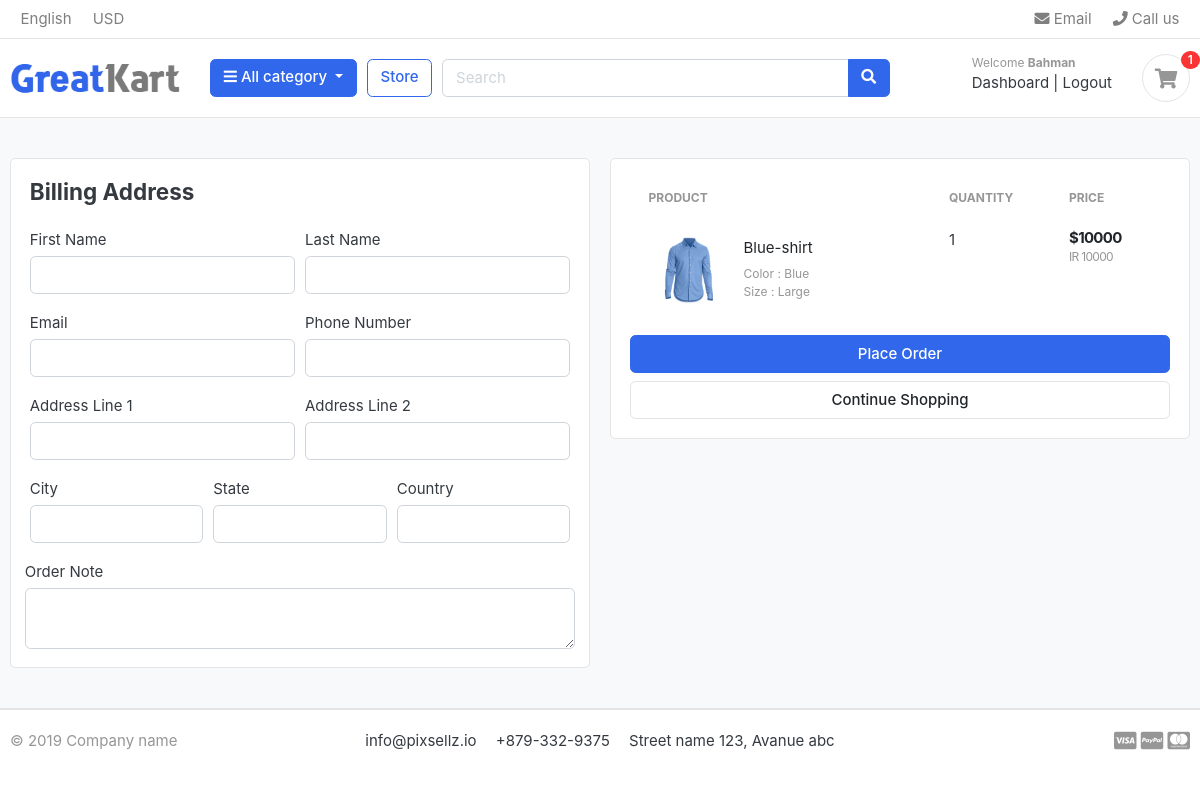
Page /carts/checkout/ (signed in) on the committed database.
### eshop_Accounts/models.py (models this page shows, shortened)
class Account(AbstractBaseUser):
    first_name      = models.CharField(max_length=50,verbose_name='نام ')
    last_name       = models.CharField(max_length=50,verbose_name='فامیل ')
    username        = models.CharField(max_length=50, unique=True,verbose_name='نام کاربری ')
    email           = models.EmailField(max_length=100, unique=True,verbose_name='ایمیل ')
    phone_number    = models.CharField(max_length=50,verbose_name='همراه ')
    date_joined     = models.DateTimeField(auto_now_add=True,verbose_name='تاریخ عضویت ')
    last_login      = models.DateTimeField(auto_now_add=True,verbose_name='آخرین ورود ')
    is_admin        = models.BooleanField(default=False,verbose_name='ادمین ')
    is_staff        = models.BooleanField(default=False,verbose_name='کارکنان سایت ')
    is_active        = models.BooleanField(default=False,verbose_name='فعال است ')
    is_superadmin        = models.BooleanField(default=False,verbose_name='ادمین کل ')
    USERNAME_FIELD = 'email'
    REQUIRED_FIELDS = ['username', 'first_name', 'last_name']
    objects = MyAccountManager() # WE USING  THE MY ACCOUNT MANAGER
    class Meta:
        verbose_name= 'کاربر'
        verbose_name_plural='کاربران'

### eshop_Cart/models.py (models this page shows, shortened)
class CartItem(models.Model):
    user      =models.ForeignKey(Account,on_delete=models.CASCADE ,null=True)
    product   =models.ForeignKey(Product,on_delete=models.CASCADE,verbose_name='محصول ')
    variations =models.ManyToManyField(Variation,blank=True,verbose_name='تنوع محصول با کدام آیتم')
    cart      =models.ForeignKey(Cart,on_delete=models.CASCADE,verbose_name='سبد خرید ',null=True)
    quantity  =models.IntegerField(verbose_name='تعداد ')
    is_active =models.BooleanField(default=True,verbose_name='فعال/غیرفعال ')
    class Meta:
        verbose_name = 'محصول به سبد خرید '
        verbose_name_plural = 'محصولات سبد خرید'
    def sub_total(self):
        return self.product.price * self.quantity

### eshop_Store/models.py (models this page shows, shortened)
class Product(models.Model):
    product_name        =models.CharField(max_length=200,unique=True,verbose_name='نام محصول ')
    slug                =models.SlugField(max_length=200,unique=True,verbose_name='آدرس اسلاگ ')
    description         =models.TextField(max_length=500,blank=True,verbose_name='توضیحات محصول ')
    price               =models.IntegerField(verbose_name='قیمت محصول ')
    images              =models.ImageField(upload_to='photos/products',verbose_name='تصویر محصول ')
    stock               =models.IntegerField(verbose_name=' تعداد کالا در انبار ')
    is_available        =models.BooleanField(default=True,verbose_name='موجود بودن کالا')
    category            =models.ForeignKey(Category,on_delete=models.CASCADE,verbose_name='دسته بندی محصول ')
    created_data        =models.DateTimeField(auto_now_add=True,verbose_name='تاریخ ایجاد ')
    modified_data       =models.DateTimeField(auto_now=True,verbose_name=' تاریخ ویرایش ')
    def __str__(self):
        return self.product_name
    def get_url(self):
        return reverse('product_detail',args=[self.category.slug ,self.slug])
    class Meta:
        verbose_name = 'محصول'
        verbose_name_plural ='محصولات'

class Variation(models.Model):
    product             = models.ForeignKey(Product,on_delete=models.CASCADE,verbose_name='کدام محصول (تنوع) دارد')
    variation_category  =models.CharField(max_length=100,choices=variation_category_choice,verbose_name='دسته بندی (نوع) بر اساس رنگ - سایز')
    variation_value     = models.CharField(max_length=100,verbose_name='نوع تنوع محصول(مثال : color-آبی) ')
    is_active           = models.BooleanField(default=True,verbose_name='فعال/غیر فعال')
    created_data        =models.DateTimeField(auto_now=True,verbose_name='تاریخ ایجاد')
    objects =VariationManger() # RELATED WHIT UP CLASS
    class Meta:
        verbose_name = 'نوع'
        verbose_name_plural ='نوع محصول (براساس : رنگ - سایز ) '

### eshop_Cart/views.py (the view)
# urls.py: path('checkout/',views.checkout,name='checkout'),
@login_required(login_url='login_user')
def checkout(request,total=0,quantity=0,cart_items=None):
    try:
        tax = 0
        grand_total = 0
        if request.user.is_authenticated:
            cart_items = CartItem.objects.filter(user=request.user, is_active=True)
        else:
            cart = Cart.objects.get(cart_id=_cart_id(request))
            cart_items = CartItem.objects.filter(cart=cart, is_active=True)
        for cart_item in cart_items:
            total += (cart_item.product.price * cart_item.quantity)
            quantity += cart_item.quantity
        tax = (2 * quantity) / 100
        grand_total = total + tax
    except ObjectDoesNotExist:
        pass
    context = {
        'total': total,
        'quantity': quantity,
        'cart_items': cart_items,
        'tax': tax,
        'grand_total': grand_total,
    }
    return render(request,'shared/eshop_store/checkout.html',context)

### templates/shared/eshop_store/checkout.html (shortened to what this page needs)
{% extends 'shared/HomeBase.html' %}
{% load static %}
{% block content %}
    <section class="section-content padding-y bg">
        <div class="container">
                <div class="row">
                <aside class="col-lg-6">
                    <div class="card">
                        <div class="card-body">
                            <h4 class="card-title mb-4">
                                Billing Address
                            </h4>
                            <form action="{% url 'place_order' %}" method="POST">
                                <div class="form-row">
                                    <div class="col form-group">
                                        <label for="">First Name</label>
                                        <input type="text" name="first_name" class="form-control" required>
                                    </div>
                                     <div class="col form-group">
                                        <label for="">Last Name</label>
                                        <input type="text" name="last_name" class="form-control" required>
                                    </div>
                                </div>
                                <div class="form-row">
                                    <div class="col form-group">
                                        <label for="">Email</label>
                                        <input type="email" name="email" class="form-control" required>
                                    </div>
                                     <div class="col form-group">
                                        <label for="">Phone Number</label>
                                        <input type="text" name="phone" class="form-control" required>
                                    </div>
                                </div>
                                <div class="form-row">
                                    <div class="col form-group">
                                        <label for="">Address Line 1</label>
                                        <input type="text" name="address_line_1" class="form-control" required>
                                    </div>
                                     <div class="col form-group">
                                        <label for="">Address Line 2</label>
                                        <input type="text" name="address_line_2" class="form-control">
                                    </div>
                                </div>
                                <div class="form-row">
                                    <div class="col form-group">
                                        <label for="">City</label>
                                        <input type="text" name="city" class="form-control" required>
                                    </div>
                                     <div class="col form-group">
                                        <label for="">State</label>
                                        <input type="text" name="state" class="form-control" required>
                                    </div>
                                     <div class="col form-group">
                                        <label for="">Country</label>
                                        <input type="text" name="country" class="form-control" required>
                                    </div>
                                    </div>
                                    <div class="form-row">
                                        <label for="">Order Note</label>
                                        <textarea name="order_note" rows="2" class="form-control"></textarea>
                                    </div>
                        </div>
                    </div>
                </aside>
                <aside class="col-lg-6">
                    <div class="card">
                        <div class="card-body">
                            <table class="table table-borderless table-shopping-cart">
                            <thead class="text-muted">
                            <tr class="small text-uppercase">
                                <th scope="col">Product</th>
                                <th scope="col" width="120">Quantity</th>
                                <th scope="col" width="120">Price</th>
                            </tr>
                            </thead>
                            <tbody>
                            {% for cart_item in cart_items %}
                                <tr>
                                    <td>
                                        <figure class="itemside align-items-center">
                                            <div class="aside"><a href="{{ cart_item.product.get_url }}"><img
                                                    src="{{ cart_item.product.images.url }}"
                                                    class="img-sm">
                                            </a></div>
                                            <figcaption class="info">
                                                <a href="{{ cart_item.product.get_url }}"
                                                   class="title text-dark">{{ cart_item.product }}</a>
                                                <p class="text-muted small">
                                                    {% if cart_item.variations.all %}
                                                        {% for item in cart_item.variations.all %}
                                                            {{ item.variation_category |capfirst }} :
                                                            {{ item.variation_value |capfirst }} <br>
                                                         {% endfor %}
                                                    {% endif %}
                                                </p>
                                            </figcaption>
                                        </figure>
                                    </td>
                                    <td>
                                        <label for="">{{ cart_item.quantity }}</label>
                                    </td>
                                    <td>
                                        <div class="price-wrap">
                                            <var class="price">${{ cart_item.sub_total }}</var>
                                            <small class="text-muted"> IR {{ cart_item.product.price }}</small>
                                        </div>
                                    </td>
                                </tr>
                            {% endfor %}
                            </tbody>
                        </table>
                            <button type="submit" name="submit" class="btn btn-primary btn-block">Place Order</button>
                            <a href="{% url 'store' %}" class="btn btn-light btn-block">Continue Shopping</a>
                        </div>
                    </div>
                </aside>
            </div>
        </div>
    </section>
{% endblock %}

### templates/shared/header.html (shortened to what this page needs)
{% load static %}
<header class="section-header">
    <nav class="navbar p-md-0 navbar-expand-sm navbar-light border-bottom">
        <div class="container">
            <div class="collapse navbar-collapse" id="navbarTop4">
                <ul class="navbar-nav mr-auto">
                    <li class="nav-item dropdown">
                        <a href="#" class="nav-link"> English </a>
                    </li>
                    <li class="nav-item dropdown">
                        <a href="#" class="nav-link"> USD </a>
                    </li>
                </ul>
                <ul class="navbar-nav">
                    <li><a href="#" class="nav-link"> <i class="fa fa-envelope"></i> Email </a></li>
                    <li><a href="#" class="nav-link"> <i class="fa fa-phone"></i> Call us </a></li>
                </ul>
            </div>
        </div>
    </nav>
    <section class="header-main border-bottom">
        <div class="container">
            <div class="row align-items-center">
                <div class="col-lg-2 col-md-3 col-6">
                    <a href="/" class="brand-wrap">
                        <img class="logo" src="{% static './images/logo.png' %}">
                    </a>
                </div>
                <div class="col-lg col-sm col-md col-6 flex-grow-0">
                    <div class="category-wrap dropdown d-inline-block float-right">
                        <button type="button" class="btn btn-primary dropdown-toggle" data-toggle="dropdown">
                            <i class="fa fa-bars"></i> All category
                        </button>
                    </div>
                </div>
                <a href="{% url 'store' %}" class="btn btn-outline-primary">Store</a>
                <div class="col-lg  col-md-6 col-sm-12 col">
                    <form action="{% url 'search' %}" class="search" method="GET">
                        <div class="input-group w-100">
                            <input type="text" class="form-control" style="width:60%;" placeholder="Search" name="keyword">
                            <div class="input-group-append">
                                <button class="btn btn-primary" type="submit">
                                    <i class="fa fa-search"></i>
                                </button>
                            </div>
                        </div>
                    </form>
                </div>
                <div class="col-lg-3 col-sm-6 col-8 order-2 order-lg-3">
                    <div class="d-flex justify-content-end mb-3 mb-lg-0">
                        {% if user.id is None %}
                        <div class="widget-header">
                            <small class="title text-muted">Welcome guest!</small>
                            <div>
                                <a href="{% url 'login_user' %}">Sign in</a> <span class="dark-transp"> | </span>
                                <a href="{% url 'register_user' %}"> Register</a>
                            </div>
                        </div>
                        {% else %}
                             <div class="widget-header">
                            <small class="title text-muted">Welcome <b>{{ user.first_name |capfirst }}</b></small>
                            <div>
                                <a href="{% url 'dashboard_user' %}">Dashboard</a> <span class="dark-transp"> | </span>
                                <a href="{% url 'logout_user' %}"> Logout</a>
                            </div>
                        </div>
                        {% endif %}
                        <a href="{% url 'cart' %}" class="widget-header pl-3 ml-3">
                            <div class="icon icon-sm rounded-circle border"><i class="fa fa-shopping-cart"></i></div>
                            <span class="badge badge-pill badge-danger notify">{{ cart_count }}</span>
                        </a>
                    </div>
                </div>
            </div>
        </div>
    </section>
</header>

### rows in the picture
Account: first_name "Bahman"
CartItem: product.images (picture), product "Blue-shirt", quantity "1", sub_total "10000", product.price "10000"
Variation: variation_category "Color", variation_value "Blue"
Variation: variation_category "Size", variation_value "Large"

### other values in the picture
{{ cart_count }} "1"
